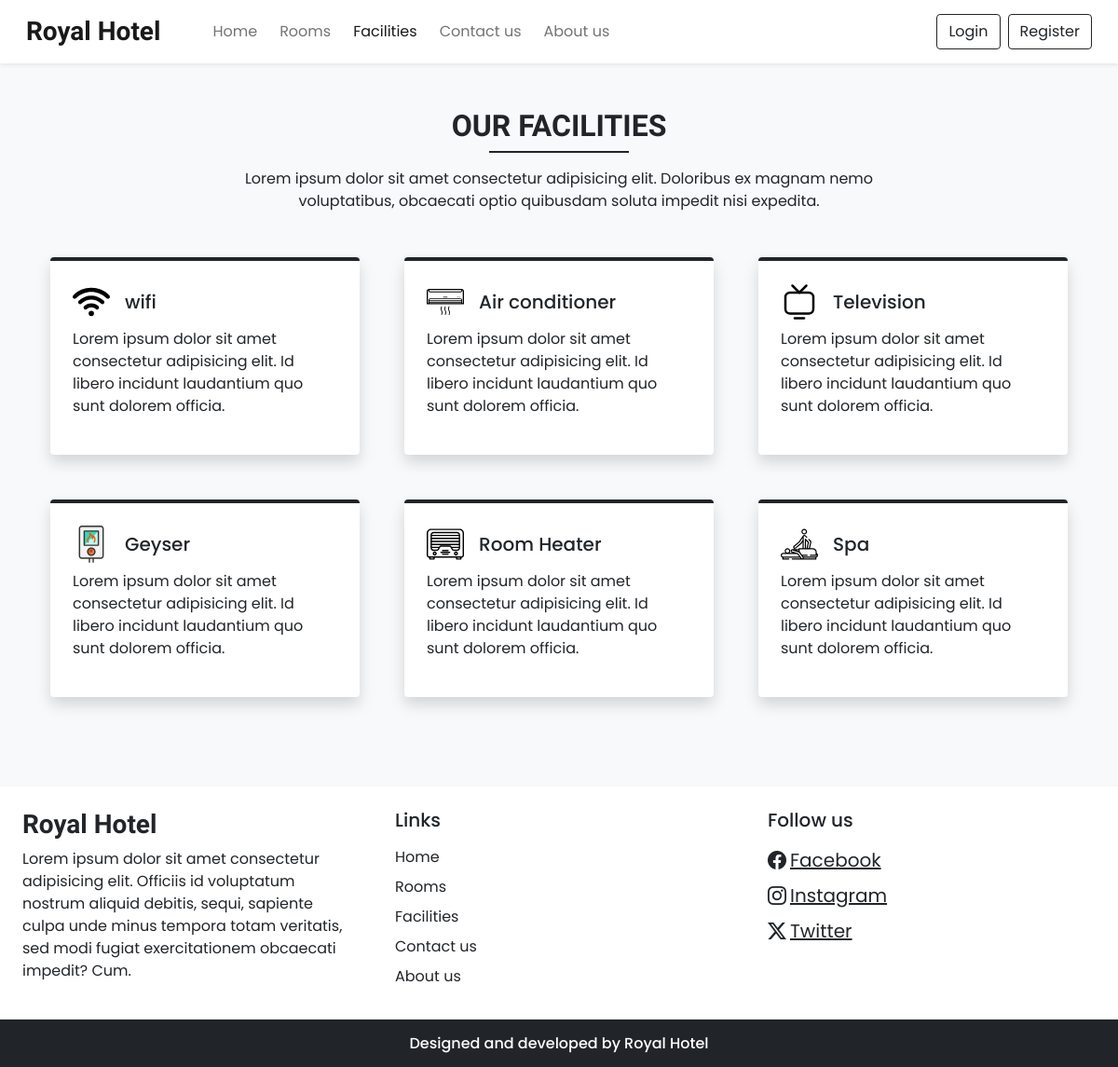
The app's page /Design/facilities.php with its own data.
### tables this page shows
CREATE TABLE `settings` (
  `sr_no` int(11) NOT NULL,
  `site_title` varchar(50) NOT NULL,
  `site_about` varchar(255) NOT NULL,
  `shutdown` tinyint(1) NOT NULL
);

CREATE TABLE `facilities` (
  `id` int(11) NOT NULL,
  `icon` varchar(100) NOT NULL,
  `name` varchar(50) NOT NULL,
  `description` varchar(255) NOT NULL
);

### Admin/db_config.php (called while the page is built, shortened)
<?php
    function selectAll($con,$table){
        $res = mysqli_query($con,"SELECT * FROM $table");
        return $res;
    }
    function select($con, $sql, $values, $datatypes) {
        try {
            $stmt = $con->prepare($sql);
            $stmt->bind_param($datatypes, ...$values);
            if (!$stmt->execute()) {
                throw new Exception("Query execution failed: -Select" . $stmt->error);
            }
            $result = $stmt->get_result();
            return $result;
        } catch (Exception $e) {
            error_log($e->getMessage());
            throw $e;
        }
    }

### Design/facilities.php (the view, shortened to what this page needs)
<!DOCTYPE html>
<html lang="en">
<head>
    <?php
    require('../css/csslink.php');
    ?>
</head>
<body class="bg-light">
    <?php
    require('header.php');
    ?>
    <div class="my-5 px-4">
        <h2 class="fw-bold h-font text-center">OUR FACILITIES</h2>
        <div class="h-line bg-dark"></div>
        <p class="text-center mt-3">
            Lorem ipsum dolor sit amet consectetur adipisicing elit.
            Doloribus ex magnam nemo <br> voluptatibus, obcaecati
            optio quibusdam soluta impedit nisi expedita.
        </p>
    </div>
    <div class="container">
        <div class="row">
            <?php
                $res = selectAll($con,'facilities');
                $path = Facilities_IMG_PATH;
                while ($row = $res->fetch_assoc())
                {
                    echo <<< data
                        <div class="col-lg-4 col-md-6 mb-5 px-4">
                        <div class="bg-white rounded shadow p-4 border-top border-4 border-dark pop">
                        <div class="d-flex align-items-center mb-2">
                        <img src="$path$row[icon]" width="40px" alt="Image not found">
                        <h5 class="m-0 ms-3">$row[name]</h5>
                        </div>
                        <p>
                        $row[description]
                        </p>
                        </div>
                        </div>
                    data;
                }
            ?>
        </div>
    </div>
    <?php
    require('footer.php');
    ?>
</body>
</html>

### Design/header.php (shortened to what this page needs)
<nav id="nav-bar" class="navbar navbar-expand-lg navbar-light bg-white px-lg-3 py-lg-2 shadow-sm sticky-top">
    <div class="container-fluid">
        <a class="navbar-brand me-5 fw-bold fs-3 h-font" href="index.php"><?php echo $settings_r['site_title'] ?></a>
        <div class="collapse navbar-collapse" id="navbarSupportedContent">
            <ul class="navbar-nav me-auto mb-2 mb-lg-0">
                <li class="nav-item">
                    <a class="nav-link me-2" href="index.php">Home</a>
                </li>
                <li class="nav-item">
                    <a class="nav-link me-2" href="rooms.php">Rooms</a>
                </li>
                <li class="nav-item">
                    <a class="nav-link me-2" href="facilities.php">Facilities</a>
                </li>
                <li class="nav-item">
                    <a class="nav-link me-2" href="contact_us.php">Contact us</a>
                </li>
                <li class="nav-item">
                    <a class="nav-link me-2" href="about_us.php">About us</a>
                </li>
            </ul>
            <div class="d-flex">
                <?php
                if (isset($_SESSION['login']) && $_SESSION['login'] == true) {
                    $path = USERS_IMG_PATH;
                    echo <<<data
                            <div class="btn-group">
                                <button type="button" class="btn btn-outline-dark dropdown-toggle" data-bs-toggle="dropdown" data-bs-display="static" aria-expanded="false">
                                <img src="$path$_SESSION[upic]" style="width: 25px; height: 25px;" class="me-1">
                                $_SESSION[uname]
                                </button>
                                <ul class="dropdown-menu dropdown-menu-lg-end">
                                    <li><a class="dropdown-item" href="profile.php">Profile</a></li>
                                    <li><a class="dropdown-item" href="bookings.php">Bookings</a></li>
                                    <li><a class="dropdown-item" href="logout.php">Logout</a></li>
                                </ul>
                            </div>
                    data;
                } else {
                    echo <<<data
                            <button type="button" class="btn btn-outline-dark shadow-none me-lg-2 me-"data-bs-toggle="modal" data-bs-target="#Loginmodal">
                                Login
                            </button>
                            <button type="button" class="btn btn-outline-dark shadow-none" data-bs-toggle="modal" data-bs-target="#Registermodal">
                                Register
                            </button>
                        data;
                }
                ?>
            </div>
        </div>
    </div>
</nav>

### Design/footer.php (shortened to what this page needs)
<div class="container-fluid bg-white mt-5">
    <div class="row">
        <div class="col-lg-4 p-4">
            <h3 class="h-font fw-bold fs-3 mb-2"><?php echo $settings_r['site_title'] ?></h3>
            <p>
            <?php echo $settings_r['site_about'] ?>
            </p>
        </div>
        <div class="col-lg-4 p-4">
            <h5 class="mb-3">Links</h5>
            <a href="index.php" class="d-inline-block mb-2 text-dark text-decoration-none">Home</a> <br>
            <a href="rooms.php" class="d-inline-block mb-2 text-dark text-decoration-none">Rooms</a><br>
            <a href="facilities.php" class="d-inline-block mb-2 text-dark text-decoration-none">Facilities</a><br>
            <a href="contact_us.php" class="d-inline-block mb-2 text-dark text-decoration-none">Contact us</a><br>
            <a href="about_us.php" class="d-inline-block mb-2 text-dark text-decoration-none">About us</a><br>
        </div>
        <div class="col-lg-4 p-4">
            <?php
            $hasSocialLinks = false;
            if ($contact_r['fb'] != '') {
                $hasSocialLinks = true;
            }
            if ($contact_r['insta'] != '') {
                $hasSocialLinks = true;
            }
            if ($contact_r['tw'] != '') {
                $hasSocialLinks = true;
            }
            if ($hasSocialLinks) {
                echo '<h5 class="mb-3">Follow us</h5>';
                if ($contact_r['fb'] != '') {
                    echo <<<data
                                    <a href="$contact_r[fb]" class="d-inline-block text-dark fs-5 mb-2 ">
                                            <i class="bi bi-facebook me-1"></i>Facebook
                                    </a>
                                    <br>
                                data;
                }
                if ($contact_r['insta'] != '') {
                    echo <<<data
                                    <a href="$contact_r[insta]" class="d-inline-block text-dark fs-5 mb-2">
                                        <i class="bi bi-instagram me-1"></i>Instagram
                                    </a>
                                    <br>
                                data;
                }
                if ($contact_r['tw'] != '') {
                    echo <<<data
                                    <a href="$contact_r[tw]" class="d-inline-block text-dark fs-5 mb-2">
                                        <i class="bi bi-twitter-x me-1"></i>Twitter
                                     </a>
                                     <br>
                                 data;
                }
            }
            ?>
        </div>
    </div>
</div>
<h6 class="text-center bg-dark text-white p-3 m-0">Designed and developed by Royal Hotel</h6>

### css/common.css (style rules this page uses)
:root { --teal: #2ec1ac; --teal_hover: #279e8c; }
* { font-family: 'Poppins', sans-serif; }
.h-font { font-family: 'Merienda', cursive; }
.h-line { width: 150px; margin: 0 auto; height: 1.7px; }

### records on screen
settings: site_title "Royal Hotel", site_about "Lorem ipsum dolor sit amet consectetur adipisicing elit. Officiis id voluptatum nostrum aliquid debitis, sequi, sapiente culpa unde minus tempora totam veritatis, sed modi fugiat exercitationem obcaecati impedit? Cum."
facilities: icon (picture), name "wifi", description "Lorem ipsum dolor sit amet consectetur adipisicing elit. Id libero incidunt laudantium quo sunt dolorem officia."
facilities: icon (picture), name "Air conditioner", description "Lorem ipsum dolor sit amet consectetur adipisicing elit. Id libero incidunt laudantium quo sunt dolorem officia."
facilities: icon (picture), name "Television", description "Lorem ipsum dolor sit amet consectetur adipisicing elit. Id libero incidunt laudantium quo sunt dolorem officia."
facilities: icon (picture), name "Geyser", description "Lorem ipsum dolor sit amet consectetur adipisicing elit. Id libero incidunt laudantium quo sunt dolorem officia."
facilities: icon (picture), name "Room Heater", description "Lorem ipsum dolor sit amet consectetur adipisicing elit. Id libero incidunt laudantium quo sunt dolorem officia."
facilities: icon (picture), name "Spa", description "Lorem ipsum dolor sit amet consectetur adipisicing elit. Id libero incidunt laudantium quo sunt dolorem officia."
